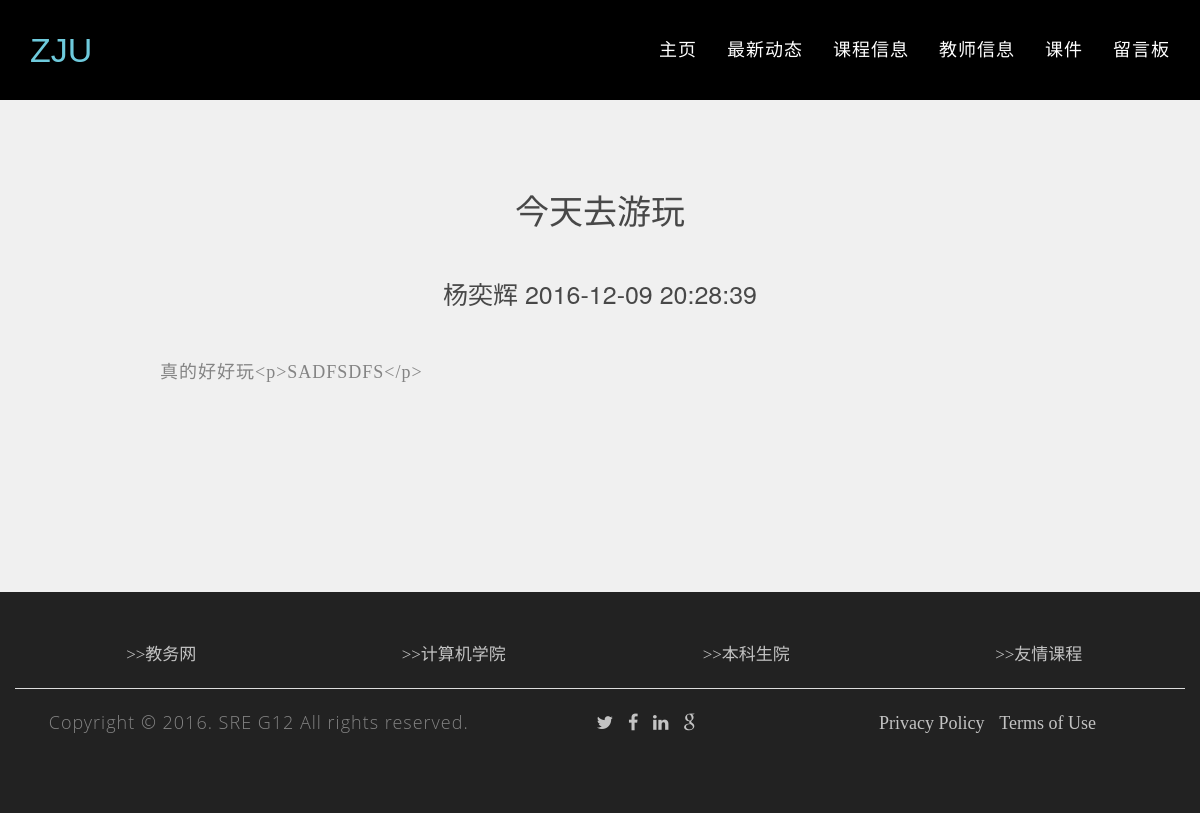
Page /Guest/NewPassage.php?art_id=10000 on the committed database.
### tables this page shows
CREATE TABLE `article` (
  `art_id` bigint(20) NOT NULL AUTO_INCREMENT,
  `title` varchar(30) NOT NULL,
  `content` text NOT NULL,
  `time` datetime NOT NULL,
  `teacher_id` varchar(20) NOT NULL,
  `author` varchar(20) NOT NULL,
  `authority` varchar(1) NOT NULL,
  PRIMARY KEY (`art_id`),
  UNIQUE KEY `art_id` (`art_id`) USING BTREE,
  KEY `teacher_id` (`teacher_id`) USING BTREE
);

### Guest/NewPassage.php (the view, shortened to what this page needs)
<!DOCTYPE html>
<head>
    <link href="css/bootstrap.min.css" rel="stylesheet">
	<link rel="stylesheet" href="css/reset.css">
    <link rel="stylesheet" href="css/style.css">
	<link rel="stylesheet" href="css/animated-logo.min.css">
	<link rel="stylesheet" href="css/our-team.css">
	<link rel="stylesheet" href="css/simple-line-icons.css">
	<link rel="stylesheet" href="css/style2.css">
    <link href="font-awesome/css/font-awesome.min.css" rel="stylesheet" type="text/css">
</head>
<body>
    <nav class="navbar navbar-default navbar-fixed-top">
        <div class="container">
            <div class="navbar-header page-scroll">
                <a class="navbar-brand page-scroll" href="#page-top">ZJU</a>
            </div>
            <div class="collapse navbar-collapse" id="bs-example-navbar-collapse-1">
                <ul class="nav navbar-nav navbar-right">
					<li>
                        <a class="page-scroll" href="index.php">主页</a>
                    </li>
					<li>
						<a class="page-scroll" href="NewList.php">最新动态</a>
					</li>
					<li>
                        <a class="page-scroll" href="Classes.php">课程信息</a>
                    </li>
					<li>
						<a class="page-scroll" href="TeacherList.php">教师信息</a>
					</li>
					<li>
						<a class="page-scroll" href="Resource.php">课件</a>
					</li>
					<li>
						<a class="page-scroll" href="MessageBoard.php">留言板</a>
					</li>
                </ul>
            </div>
        </div>
    </nav>
	<div id="page-content" class="index-page">
		<div id="fh5co-services-section">
			<div class="wrap">
				<div class="tab">
<?php
	global $conn;
	$art_id = $_GET['art_id'];
	$query_article = mysqli_query($conn, "SELECT * FROM article WHERE art_id = '$art_id'")  or die(mysqli_error($mysqli));
	if($fetched = mysqli_fetch_array($query_article)){
        $title = $fetched['title'];
        $author = $fetched['author'];
        $time = $fetched['time'];
        $content = $fetched['content'];
    }
?>
						<div class="box-text fh5co-heading">
							<h2 style="padding-top: 70px "><?php echo $title?></h2>
							<h4 style="padding-top: 20px;padding-bottom: 20px"><?php
								echo $author;
								echo $time;
							      ?></h4>
							<p style="font-family: Microsoft YaHei;line-height:180%;text-align:left"><?php echo $content?></p>
						</div>
				</div>
			</div>
		</div>
	</div>
		<?php
			include "footer.php"
		?>
</body>
</html>

### Guest/css/style.css (style rules this page uses)
html, body { width:100%; padding:0; margin:0; }
body { color: #333333;font-size: 16px; font-family: "Roboto Slab","Helvetica Neue",Helvetica,Arial,sans-serif; }
html, body, div, ul, ol, li, dl, dt, dd, h1, h2, h3, h4, h5, h6, pre, form, dfn, del, p { font-family:Microsoft YaHei; }
blockquote, fieldset, input, textarea, select, article, aside, details, figcaption, figure, footer, header, nav, section, button, canvas, video { margin: 0; padding: 0; }
h1, h2, h3, h4, h5, h6, pre, code, address, caption, cite, code, th, dfn, del { font-weight: normal; font-style: normal; }
ul, ol { list-style: none; }
article, aside, details, figcaption, figure, footer, header, nav, section, .clearfix { display: block; }
.clearfix:after, .wrap:after, aside:after, section:after, article:after, .text:after { content: "."; display: block; clear: both; visibility: hidden; line-height: 0; height: 0; font-size: 0; }
body { height: 100%; font: 17px/26px "Mircosoft YaHei", Helvetica, Arial, sans-serif; color: #6a6a6a; -webkit-font-smoothing: antialiased; -webkit-backface-visibility: hidden; }
.wrap { margin: 0 auto; max-width: 940px; padding: 0 30px; }
a { color: #26a6d1; cursor: pointer; -moz-transition: color 0.15s linear; -o-transition: color 0.15s linear; -webkit-transition: color 0.15s linear; transition: color 0.15s linear; }
h1, h2, h3, h4, h5, h6 { color: #324d5b; }
h1, h2, h3 { font-size: 30px; line-height: 40px; margin: 0 0 22px; }
.tab { text-align: center; padding-left: 0; width: auto; display: block; height: auto; vertical-align: middle; }
a { color: #79b6e4;text-decoration: none; }
h2 { font-size: 45px; }
h4 { font-size: 25px; }
h1, h2, h3, h4, h5, h6 { text-transform: uppercase; font-family: Montserrat,"Helvetica Neue",Helvetica,Arial,sans-serif; font-weight: 700; }
p { letter-spacing:1px;font-size: 16px; }
.navbar-default { border-color: transparent;background-color: #222; }
.navbar-default .navbar-brand { font-family: Helvetica,Arial,cursive;color: #6ECADC; }
.navbar-default .navbar-collapse { border-color: rgba(255,255,255,.02); }
.navbar-default .nav li a { text-transform: uppercase;font-family: Helvetica,Arial,sans-serif;font-weight: 400;letter-spacing: 1px;color: #fff; }
@media (min-width:768px) { .navbar-default { padding: 25px 0; border: 0; background-color: black; -webkit-transition: padding .3s; -moz-transition: padding .3s; transition: padding .3s; } }
@media (min-width:768px) { .navbar-default .navbar-brand { font-size: 2em; -webkit-transition: all .3s; -moz-transition: all .3s; transition: all .3s; } }
#page-content.index-page { background: #F0F0F0; }

### Guest/css/style2.css (style rules this page uses)
a { color: #00ADB5; -webkit-transition: 0.5s; -o-transition: 0.5s; transition: 0.5s; }
p, ul, ol { margin-bottom: 1.5em; font-size: 18px; color: #848484; font-weight: 300; font-family: "Open Sans", Arial, serif; }
h1, h2, h3, h4, h5, h6 { color: rgba(0, 0, 0, 0.7); font-weight: 400; margin: 0 0 30px 0; }
#fh5co-services-section, #fh5co-pricing-section, #fh5co-blog-section, #fh5co-counter-section, #fh5co-about-section, #fh5co-contact-section { padding: 7em 0; padding-top: 120px; }
.fh5co-heading { margin-bottom: 5em; }
.fh5co-heading h2 { font-size: 34px; }

### rows in the picture
article: title "今天去游玩", author "杨奕辉", time "2016-12-09 20:28:39", content "真的好好玩<p>SADFSDFS</p>"
